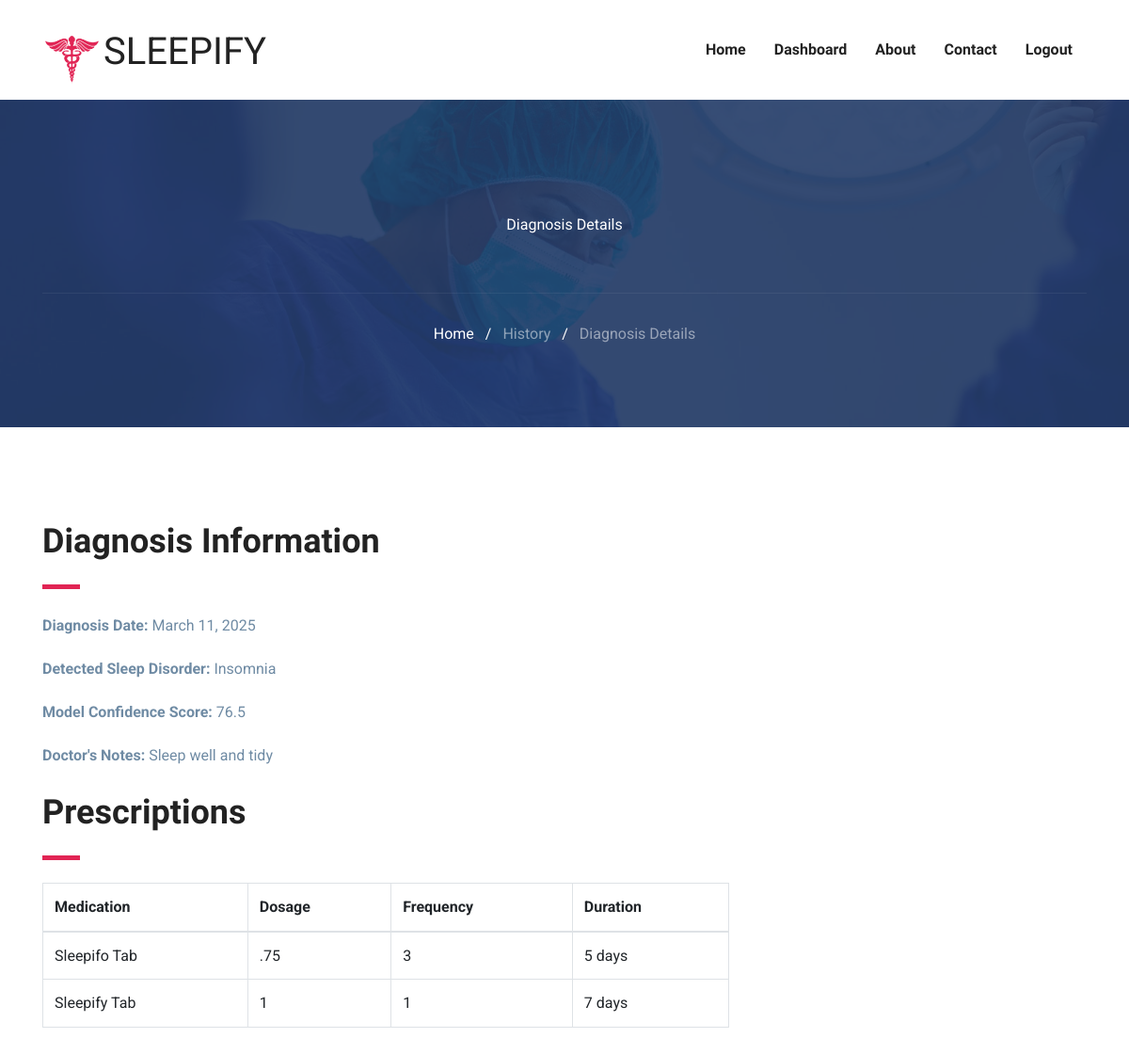
Screenshot of /patient/patientDiagnosisDetail/5/ (signed in) with the database file from the repository.
### doctor/models.py (models this page shows, shortened)
class Diagnosis(models.Model):
    consulting = models.ForeignKey(Consulting, on_delete=models.CASCADE, related_name="diagnoses")
    diagnosis_date = models.DateField(auto_now_add=True)
    sleep_disorder = models.CharField(max_length=255)
    confidence_score = models.CharField(null=True, blank=True,max_length=15)
    notes = models.TextField(null=True, blank=True)

class Prescription(models.Model):
    diagnosis = models.ForeignKey(Diagnosis, on_delete=models.CASCADE, related_name="prescriptions")
    medication_name = models.CharField(max_length=255)
    dosage = models.CharField(max_length=100)
    frequency = models.CharField(max_length=100)
    duration = models.CharField(max_length=100, null=True, blank=True)

### patient/views.py (the view)
# urls.py: path("patientDiagnosisDetail/<int:did>/", views.patientDiagnosisDetail, name="patientDiagnosisDetail"),
@patient_login_required()
def patientDiagnosisDetail(request, did):
    diagnosis = get_object_or_404(Diagnosis, id=did)
    return render(request, "patient/diagnosis-details.html", {"diagnosis": diagnosis})

### templates/patient/diagnosis-details.html (shortened to what this page needs)
{% extends "../base.html" %}
{% load static %}
{% block body %}
{% include "patient/nav.html" %}
<section class="page-title bg-1">
    <div class="container">
        <div class="row">
            <div class="col-md-12">
                <div class="block text-center">
                    <span class="text-white">Diagnosis Details</span>
                    <ul class="list-inline breadcumb-nav">
                        <li class="list-inline-item"><a href="{% url 'patientHome' %}" class="text-white">Home</a></li>
                        <li class="list-inline-item"><span class="text-white">/</span></li>
                        <li class="list-inline-item"><a href="{% url 'patientDiagnosisHistory' diagnosis.consulting.doctor.id %}" class="text-white-50">History</a></li>
                        <li class="list-inline-item"><span class="text-white">/</span></li>
                        <li class="list-inline-item"><a href="#" class="text-white-50">Diagnosis Details</a></li>
                    </ul>
                </div>
            </div>
        </div>
    </div>
</section>
<section class="section diagnosis-single">
    <div class="container">
        <div class="row">
            <div class="col-lg-8 col-md-6">
                <div class="diagnosis-details mt-4 mt-lg-0">
                    <h2 class="text-md">Diagnosis Information</h2>
                    <div class="divider my-4"></div>
                    <p><strong>Diagnosis Date:</strong> {{ diagnosis.diagnosis_date }}</p>
                    <p><strong>Detected Sleep Disorder:</strong> {{ diagnosis.sleep_disorder }}</p>
                    <p><strong>Model Confidence Score:</strong> {{ diagnosis.confidence_score|default:"N/A" }}</p>
                    <p><strong>Doctor's Notes:</strong> {{ diagnosis.notes|default:"No additional notes" }}</p>
                </div>
                <div class="mt-4">
                    <h3 class="text-md">Prescriptions</h3>
                    <div class="divider my-4"></div>
                    {% if diagnosis.prescriptions.all %}
                        <table class="table table-bordered">
                            <thead>
                                <tr>
                                    <th>Medication</th>
                                    <th>Dosage</th>
                                    <th>Frequency</th>
                                    <th>Duration</th>
                                </tr>
                            </thead>
                            <tbody>
                                {% for prescription in diagnosis.prescriptions.all %}
                                    <tr>
                                        <td>{{ prescription.medication_name }}</td>
                                        <td>{{ prescription.dosage }}</td>
                                        <td>{{ prescription.frequency }}</td>
                                        <td>{{ prescription.duration|default:"N/A" }}</td>
                                    </tr>
                                {% endfor %}
                            </tbody>
                        </table>
                    {% else %}
                        <p>No prescriptions available for this diagnosis.</p>
                    {% endif %}
                </div>
            </div>
        </div>
    </div>
</section>
{% endblock body %}

### static/css/style.css (style rules this page uses)
html { overflow-x: hidden; }
body { line-height: 1.6; font-family: "Roboto", sans-serif; -webkit-font-smoothing: antialiased; font-size: 16px; color: #6F8BA4; font-weight: 400; }
h1, .h1, h2, .h2, h3, .h3, h4, .h4, h5, .h5, h6, .h6 { font-family: "Exo", sans-serif; font-weight: 700; color: #222; }
h2, .h2 { font-size: 44px; }
h3, .h3 { font-size: 1.5rem; }
p { line-height: 30px; }
.section { padding: 100px 0; }
.text-md { font-size: 2.25rem; }
a { color: #222; text-decoration: none; transition: all .35s ease; }
.page-title { padding: 120px 0px 70px 0px; position: relative; }
.page-title .breadcumb-nav { margin-top: 60px; padding-top: 30px; border-top: 1px solid rgba(255, 255, 255, 0.06); }
.bg-1 { background: url("../images/22.jpg") no-repeat 50% 50%; background-size: cover; position: relative; }
.divider { width: 40px; height: 5px; background: #e12454; }

### rows the page displays
Diagnosis: diagnosis_date "March 11, 2025", sleep_disorder "Insomnia", confidence_score "76.5", notes "Sleep well and tidy"
Prescription: medication_name "Sleepifo Tab", dosage ".75", frequency "3", duration "5 days"
Prescription: medication_name "Sleepify Tab", dosage "1", frequency "1", duration "7 days"
